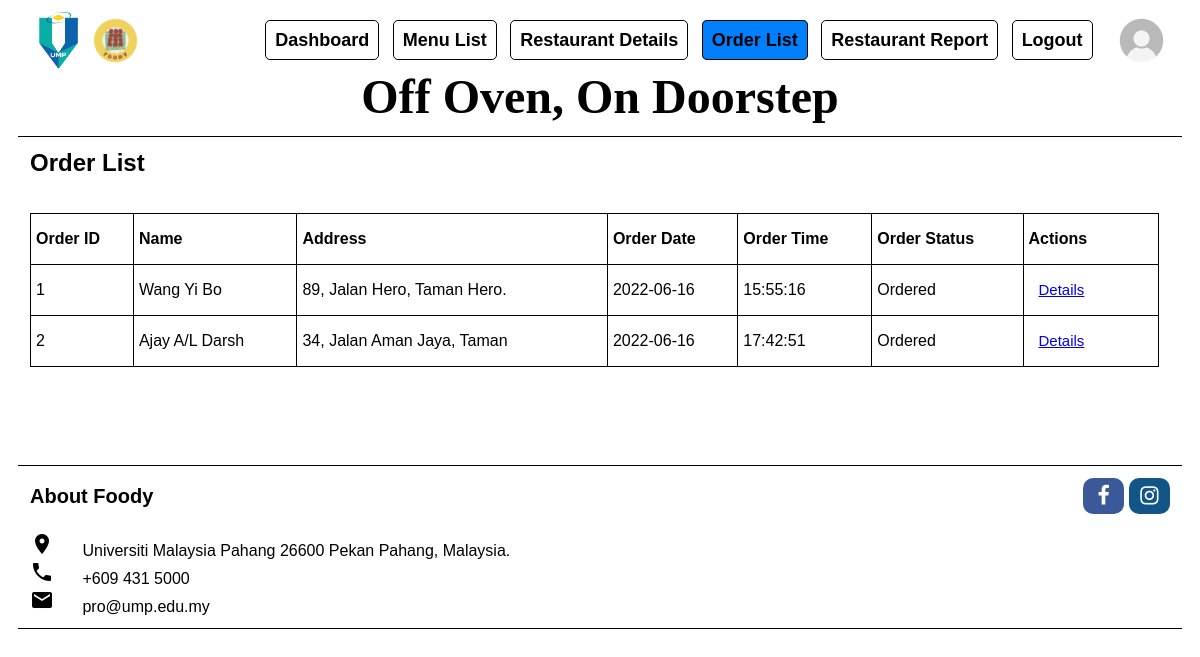
The app's page /restaurant_owner/ro_orderList.php (signed in) with its own data.
### tables this page shows
CREATE TABLE `order_list` (
  `order_ID` int NOT NULL,
  `orderDate` date DEFAULT NULL,
  `orderTime` time DEFAULT NULL,
  `totalPayment` float DEFAULT NULL,
  `orderStatus` varchar(100) DEFAULT NULL,
  `delLocation` varchar(100) DEFAULT NULL,
  `username` varchar(100) DEFAULT NULL,
  `rider_username` varchar(100) DEFAULT NULL,
  `rd_ID` int DEFAULT NULL
);

CREATE TABLE `user` (
  `user_id` int NOT NULL,
  `username` varchar(30) DEFAULT NULL,
  `password` varchar(30) DEFAULT NULL,
  `name` varchar(30) DEFAULT NULL,
  `address` varchar(100) DEFAULT NULL,
  `region` varchar(30) DEFAULT NULL,
  `phoneNum` varchar(20) DEFAULT NULL,
  `emailAdd` varchar(100) DEFAULT NULL,
  `userType` varchar(20) DEFAULT NULL
);

### restaurant_owner/ro_orderList.php (the view, shortened to what this page needs)
<?php
$RO_username=$_SESSION['RO_username'];
include '../db/db.php';
$resultrdID = mysqli_query($conn, "SELECT `rd_ID` FROM `res_details` WHERE `RO_username`='$RO_username'") or die(mysqli_error());
$rowrdID=mysqli_fetch_assoc($resultrdID);
$rd_ID = $rowrdID['rd_ID'];
$sql="SELECT ol.order_ID, user.name, ol.delLocation, ol.orderDate, ol.orderTime, ol.orderStatus FROM `order_list` `ol`, `user` WHERE user.username=ol.username AND ol.rd_ID='$rd_ID' ORDER BY ol.orderDate DESC";
$result=mysqli_query($conn,$sql) or die (mysqli_error());
$rowcount=mysqli_num_rows($result);
?>
<!DOCTYPE html>
<html lang="en">
<head>
    <link rel="stylesheet" href="../css/order.css">
    <link rel="stylesheet" href="../css/header_footer.css">
    <link rel="stylesheet" href="https://cdnjs.cloudflare.com/ajax/libs/font-awesome/4.7.0/css/font-awesome.min.css">
</head>
<body>
    <header class="wrapper">
        <img src="../resources/ump logo.png" alt="UMP" width="5%">
        <img src="../resources/foody logo.png" alt="Foody" width="5%">
        <nav>
            <a href="ro_dashboard.php">Dashboard</a>
            <a href="ro_menuList.php">Menu List</a>
            <a href="ro_restaurantDetails.php">Restaurant Details</a>
            <a class="active" href="ro_orderList.php">Order List</a>
            <a href="ro_report.php">Restaurant Report</a>
            <a href="javascript:void(0);" onclick="return logout();">Logout</a>
        </nav>
        <img src="../resources/../resources/profile.jpg" alt="profile" width="5%">
        <br>
        <h3 class="center-text">Off Oven, On Doorstep</h3>
    </header>
    <div class="wrapper">
    <h2>Order List</h2>
    <br><br>
        <div class="order-list">
            <table class="order-list-table">
                <tr>
                    <th>Order ID</th>
                    <th>Name</th>
                    <th>Address</th>
                    <th>Order Date</th>
                    <th>Order Time</th>
                    <th>Order Status</th>
                    <th>Actions</th>
                </tr>
                <?php
                $i=0;
                if($rowcount>0){
                    while($row=mysqli_fetch_array($result)){
                        echo "<tr>";
                        echo "<td>".++$i."</td>";
                        echo "<td>".$row['name']."</td>";
                        echo "<td>".$row['delLocation']."</td>";
                        echo "<td>".$row['orderDate']."</td>";
                        echo "<td>".$row['orderTime']."</td>";
                        echo "<td>".$row['orderStatus']."</td>";
                        echo "<td><a class='btn' href='ro_orderDetails.php?order_ID=".$row['order_ID']."'>Details</a></td>";
                        echo "</tr>";
                    }
                }
                else {
                    echo "<tr><td colspan='7'>No Orders</td></tr>";
                }
                ?>
            </table>
        </div>
    </div>
    <footer class="wrapper">
        <div>
            <p style="font-size: 20px;"> <b>About Foody</b> </p>
            <div>
                <a href="#" class="fa fa-facebook fa-lg"></a>
                <a href="#" class="fa fa-instagram fa-lg"></a>
            </div>
        </div>
        <br><i class="material-icons">location_on</i>
        <span class="icon-text"> Universiti Malaysia Pahang 26600 Pekan Pahang, Malaysia. </span>
        <br><i class="material-icons">local_phone</i>
        <span class="icon-text"> +609 431 5000 </span>
        <br><i class="material-icons">email</i>
        <span class="icon-text"> pro@ump.edu.my </span>
    </footer>
</body>
</html>

### css/order.css (style rules this page uses)
* { margin: 0; padding: 0; font-family: Arial, Helvetica, sans-serif; }
.wrapper { width: 95%; padding: 1%; margin: 0 auto; border-bottom: 1px solid black; }
header, footer { width: 100%; }
.center-text { text-align: center; }
.btn { font-size: 15px; padding: 10px 10px; margin-right: 20px; }
.order-list { min-height: 30vh; }
.order-list-table { width: 99%; border-collapse: collapse; font-size: 1em; }
.order-list-table th { text-align: left; }
.order-list-table th, .order-list-table td { padding-left: 5px; border: 1px solid black; line-height: 50px; }

### css/header_footer.css (style rules this page uses)
header, footer { width: 100%; }
header { display: flex; flex-flow: wrap; justify-content: space-between; align-items: center; white-space: nowrap; }
header > nav { margin-left: auto; margin-right: 1%; text-decoration: none; }
header > nav > a { border: black solid 1px; text-decoration: none; padding: 0.5em; margin-right: 0.5em; border-radius: 5px; color: black; font-weight: bold; font-size: 18px; }
header > nav > a.active { color: black; background-color: rgb(0 ,128 ,255); }
header > h3 { font-weight: bold; width: 100%; text-align: center; font-family: Georgia Garamond; font-size: 300%; }
footer > div { display: flex; justify-content: space-between; align-items: center; white-space: nowrap; }
footer > div > div { margin-left: auto; }
.fa { padding: 10px; width: 1em; border-radius: 10px; text-align: center; font-size: 1.5em; text-decoration: none; }
.fa-facebook { background: #3B5998; color: white; }
.fa-instagram { background: #125688; color: white; }
.icon-text { display: inline-flex; align-items: center; padding:0 24px; }

### records on screen
order_list: user.name "Wang Yi Bo", delLocation "89, Jalan Hero, Taman Hero.", orderDate "2022-06-16", orderTime "15:55:16", orderStatus "Ordered"
order_list: user.name "Ajay A/L Darsh", delLocation "34, Jalan Aman Jaya, Taman", orderDate "2022-06-16", orderTime "17:42:51", orderStatus "Ordered"
